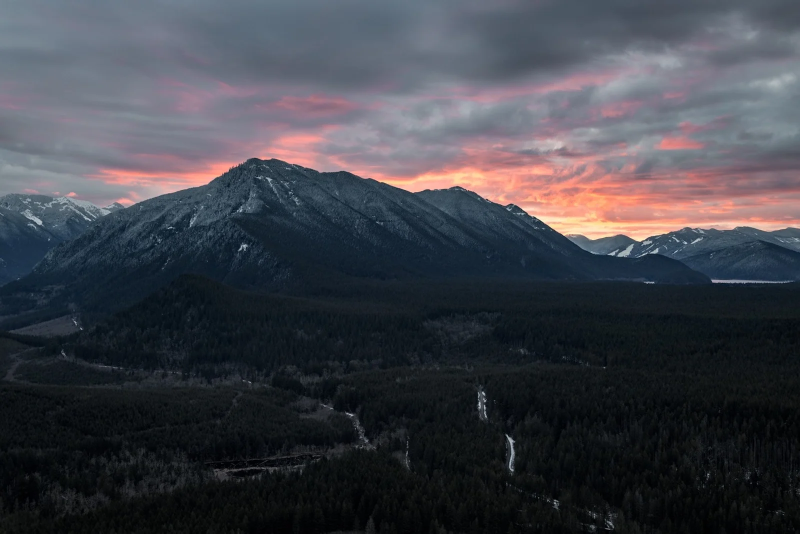
#> input picture week2/images/scene.png, 1600 x 1067 px (shown at 1/2 size)
$ python q3_power_law.py
#> lines starting #> are read from the running program, lines starting #| are printed output that depends on the picture
import cv2
import numpy as np

img = cv2.imread('images/scene.png', 0)
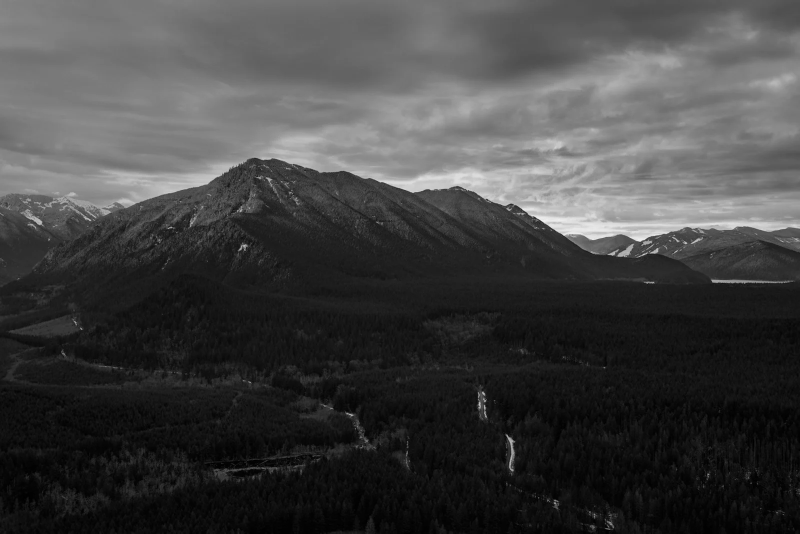
#> img: shape (1067, 1600) (shown at 1/2 size); min 0, max 247, mean 66.1
#Resize Image
scale_percent = 30
w = int(img.shape[1] * scale_percent/100)
#> w = 480
h = int(img.shape[0] * scale_percent/100)
#> h = 320
new_dims = (w, h)
#> new_dims = (480, 320)
img = cv2.resize(img, new_dims, interpolation=cv2.INTER_LINEAR)
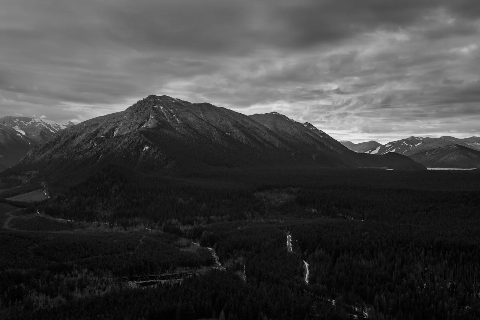
#> img: shape (320, 480); min 0, max 243, mean 66

#Power Tf
gamma = 1
c = 255
tf = c * (np.power(img/255, gamma))
tf = tf.astype(img.dtype)
print(img.dtype)
#| uint8

r = cv2.hconcat([img, tf])
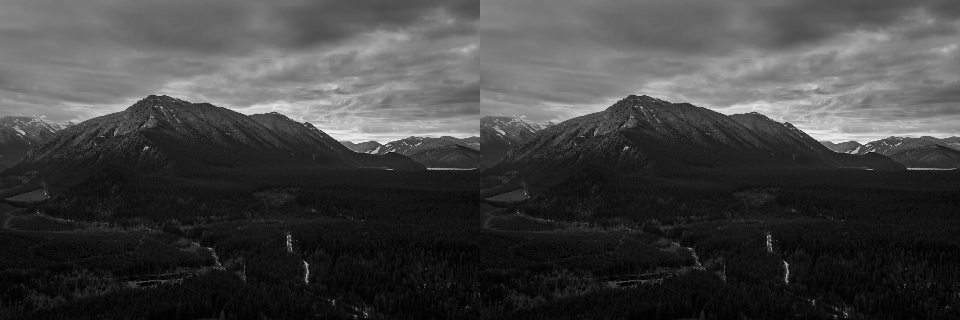
#> r: shape (320, 960); min 0, max 243, mean 66
#> slider 'slider' is set to 100
cv2.imshow('win', r)
def on_change(value):
#> called with value = 100
    gamma = value/100
    tf = c * (np.power(img, gamma))
    tf = tf.astype(img.dtype)
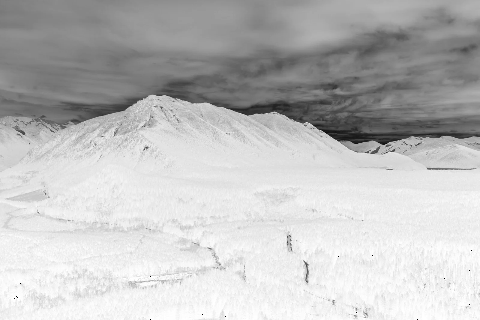
#> tf: shape (320, 480); min 0, max 255, mean 190
    r = cv2.hconcat([img, tf])
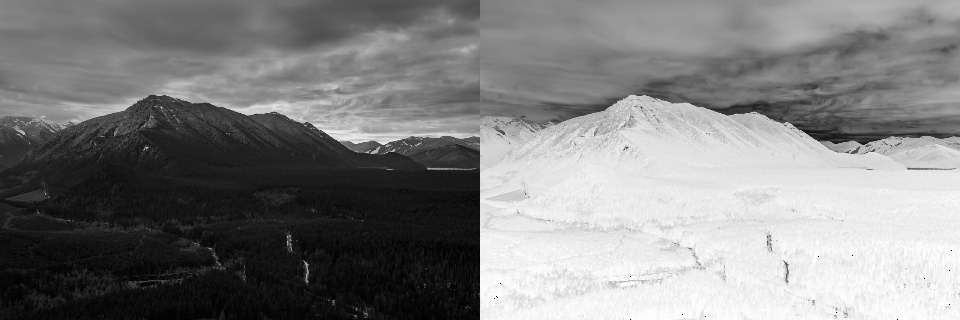
#> r: shape (320, 960); min 0, max 255, mean 128
    cv2.imshow('win', r)
cv2.createTrackbar('slider', 'win', 0, 500, on_change)

cv2.waitKey(0)
